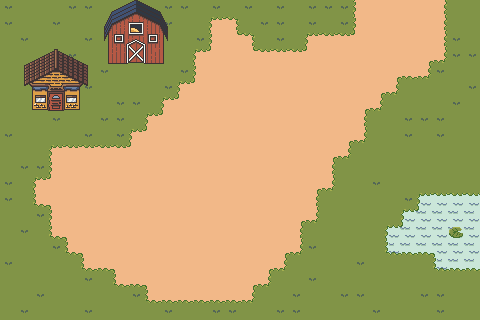

The image is a tile-based game level rendered from a .tmx file. Its description and complete source (layers, tilesets, objects, tile grids) follow:
An orthogonal 30x20 tile map with 16x16 px tiles, 2 tile layers (Grass, House), 1 hidden layer not drawn.

<map version="1.0" orientation="orthogonal" renderorder="right-down" width="30" height="20" tilewidth="16" tileheight="16" nextobjectid="1">
 <tileset firstgid="1" name="all_tiles" tilewidth="16" tileheight="16" tilecount="400" columns="20">
  <image source="all_tiles.png" width="320" height="320" />
 </tileset>
 <layer name="Grass" width="30" height="20">
  <data encoding="csv">
205,265,265,265,205,205,265,265,205,265,205,205,265,205,265,205,265,205,265,205,205,205,181,182,182,182,182,183,265,265,
205,265,265,205,265,265,265,205,205,265,205,265,265,161,163,265,205,205,265,205,265,205,181,182,182,182,182,183,265,265,
265,205,265,265,265,205,265,265,205,205,265,265,205,181,184,163,265,205,265,161,162,162,185,182,182,182,182,183,205,265,
265,265,265,265,205,265,265,265,265,205,265,265,161,185,182,184,162,162,162,185,182,182,182,182,182,182,164,203,205,205,
265,265,265,265,205,265,205,265,265,265,265,205,181,182,182,182,182,182,182,182,182,182,182,182,164,202,203,205,265,265,
265,265,205,265,265,205,265,265,265,265,205,161,185,182,182,182,182,182,182,182,182,182,182,164,203,265,265,265,265,205,
265,265,265,205,265,265,265,205,205,265,161,185,182,182,182,182,182,182,182,182,182,182,164,203,265,265,265,265,205,265,
265,265,265,205,265,265,205,205,265,161,185,182,182,182,182,182,182,182,182,182,182,182,183,265,265,205,205,205,265,265,
205,265,265,265,265,205,265,205,161,185,182,182,182,182,182,182,182,182,182,182,182,164,203,265,265,205,265,205,265,265,
265,265,265,161,162,162,162,162,185,182,182,182,182,182,182,182,182,182,182,182,164,203,265,265,265,265,265,265,265,265,
265,205,205,181,182,182,182,182,182,182,182,182,182,182,182,182,182,182,182,182,183,265,265,265,265,265,265,265,265,265,
205,265,161,185,182,182,182,182,182,182,182,182,182,182,182,182,182,182,182,164,203,265,265,205,265,265,265,265,265,265,
205,265,201,165,182,182,182,182,182,182,182,182,182,182,182,182,182,182,182,183,265,265,265,265,265,205,221,222,222,222,
265,265,205,181,182,182,182,182,182,182,182,182,182,182,182,182,182,182,164,203,265,265,265,265,265,221,245,242,242,242,
265,205,265,201,165,182,182,182,182,182,182,182,182,182,182,182,182,182,183,265,265,265,265,265,221,245,242,242,242,242,
265,265,265,205,201,165,182,182,182,182,182,182,182,182,182,182,182,164,203,205,265,265,265,265,261,262,262,225,242,242,
205,265,265,265,265,201,202,165,182,182,182,182,182,182,182,182,164,203,265,265,265,265,205,265,265,265,265,261,262,262,
265,265,265,265,265,205,265,201,202,165,182,182,182,182,182,164,203,265,265,205,265,265,265,265,265,265,265,265,265,265,
265,265,205,265,265,265,265,265,205,201,202,202,202,202,202,203,265,265,205,265,265,205,205,265,265,265,205,205,265,265,
265,205,265,265,265,205,265,265,265,265,205,265,265,205,205,265,265,205,205,265,265,265,265,205,265,265,265,205,265,265
</data>
 </layer>
 <layer name="House" width="30" height="20">
  <data encoding="csv">
0,0,0,0,0,0,1,2,3,4,5,88,0,0,0,0,0,0,0,0,0,0,0,0,0,0,0,0,0,0,
0,0,0,0,0,0,21,22,23,24,25,0,0,0,0,0,0,0,0,0,0,0,0,0,0,0,0,0,0,0,
0,0,0,0,0,0,41,42,43,44,45,0,0,0,0,0,0,0,0,0,0,0,0,0,0,0,0,0,0,0,
0,81,82,83,84,85,61,62,63,64,65,0,0,0,0,0,0,0,0,0,0,0,0,0,0,0,0,0,0,0,
0,101,102,103,104,105,0,0,0,0,0,0,0,0,0,0,0,0,0,0,0,0,0,0,0,0,0,0,0,0,
0,121,122,123,124,125,0,0,0,0,0,0,0,0,0,0,0,0,0,0,0,0,0,0,0,0,0,0,0,0,
0,141,142,143,144,145,0,0,0,0,0,0,0,0,0,0,0,0,0,0,0,0,0,0,0,0,0,0,0,0,
0,0,0,0,0,0,0,0,0,0,0,0,0,0,0,0,0,0,0,0,0,0,0,0,0,0,0,0,0,0,
0,0,0,0,0,0,0,0,0,0,0,0,0,0,0,0,0,0,0,0,0,0,0,0,0,0,0,0,0,0,
0,0,0,0,0,0,0,0,0,0,0,0,0,0,0,0,0,0,0,0,0,0,0,0,0,0,0,0,0,0,
0,0,0,0,0,0,0,0,0,0,0,0,0,0,0,0,0,0,0,0,0,0,0,0,0,0,0,0,0,0,
0,0,0,0,0,0,0,0,0,0,0,0,0,0,0,0,0,0,0,0,0,0,0,0,0,0,0,0,0,0,
0,0,0,0,0,0,0,0,0,0,0,0,0,0,0,0,0,0,0,0,0,0,0,0,0,0,0,0,0,0,
0,0,0,0,0,0,0,0,0,0,0,0,0,0,0,0,0,0,0,0,0,0,0,0,0,0,0,0,0,0,
0,0,0,0,0,0,0,0,0,0,0,0,0,0,0,0,0,0,0,0,0,0,0,0,136,0,0,0,264,0,
0,0,0,0,0,0,0,0,0,0,0,0,0,0,0,0,0,0,0,0,0,0,0,0,0,0,136,0,0,0,
0,0,0,0,0,0,0,0,0,0,0,0,0,0,0,0,0,0,0,0,0,0,0,0,0,0,0,0,0,0,
0,0,0,0,0,0,0,0,0,0,0,0,0,0,0,0,0,0,0,0,0,0,0,0,0,0,0,0,0,0,
0,0,0,0,0,0,0,0,0,0,0,0,0,0,0,0,0,0,0,0,0,0,0,0,0,0,0,0,0,0,
0,0,0,0,0,0,0,0,0,0,0,0,0,0,0,0,0,0,0,0,0,0,0,0,0,0,0,0,0,0
</data>
 </layer>
 <layer name="Collision" width="30" height="20" visible="0" opacity="0.56">
  <data encoding="csv">
0,0,0,0,0,0,0,0,0,0,0,0,0,0,0,0,0,0,0,0,0,0,0,0,0,0,0,0,0,0,
0,0,0,0,0,0,400,400,400,400,400,0,0,0,0,0,0,0,0,0,0,0,0,0,0,0,0,0,0,0,
0,0,0,0,0,0,400,400,400,400,400,0,0,0,0,0,0,0,0,0,0,0,0,0,0,0,0,0,0,0,
0,200,200,200,200,200,400,400,400,400,400,0,0,0,0,0,0,0,0,0,0,0,0,0,0,0,0,0,0,0,
0,400,400,400,400,400,0,0,0,0,0,0,0,0,0,0,0,0,0,0,0,0,0,0,0,0,0,0,0,0,
0,400,400,400,400,400,0,0,0,0,0,0,0,0,0,0,0,0,0,0,0,0,0,0,0,0,0,0,0,0,
0,400,400,400,400,400,0,0,0,0,0,0,0,0,0,0,0,0,0,0,0,0,0,0,0,0,0,0,0,0,
0,0,0,0,0,0,0,0,0,0,0,0,0,0,0,0,0,0,0,0,0,0,0,0,0,0,0,0,0,0,
0,0,0,0,0,0,0,0,0,0,0,0,0,0,0,0,0,0,0,0,0,0,0,0,0,0,0,0,0,0,
0,0,0,0,0,0,0,0,0,0,0,0,0,0,0,0,0,0,0,0,0,0,0,0,0,0,0,0,0,0,
0,0,0,0,0,0,0,0,0,0,0,0,0,0,0,0,0,0,0,0,0,0,0,0,0,0,0,0,0,0,
0,0,0,0,0,0,0,0,0,0,0,0,0,0,0,0,0,0,0,0,0,0,0,0,0,0,200,200,200,200,
0,0,0,0,0,0,0,0,0,0,0,0,0,0,0,0,0,0,0,0,0,0,0,0,0,0,400,400,400,400,
0,0,0,0,0,0,0,0,0,0,0,0,0,0,0,0,0,0,0,0,0,0,200,200,200,400,400,400,400,400,
0,0,0,0,0,0,0,0,0,0,0,0,0,0,0,0,0,0,0,0,0,0,200,200,400,400,400,400,400,400,
0,0,0,0,0,0,0,0,0,0,0,0,0,0,0,0,0,0,0,0,0,0,200,200,400,400,400,400,400,400,
0,0,0,0,0,0,0,0,0,0,0,0,0,0,0,0,0,0,0,0,0,0,200,200,200,200,200,400,400,400,
0,0,0,0,0,0,0,0,0,0,0,0,0,0,0,0,0,0,0,0,0,0,0,200,200,200,200,200,200,200,
0,0,0,0,0,0,0,0,0,0,0,0,0,0,0,0,0,0,0,0,0,0,0,0,0,0,0,0,0,0,
0,0,0,0,0,0,0,0,0,0,0,0,0,0,0,0,0,0,0,0,0,0,0,0,0,0,0,0,0,0
</data>
 </layer>
</map>